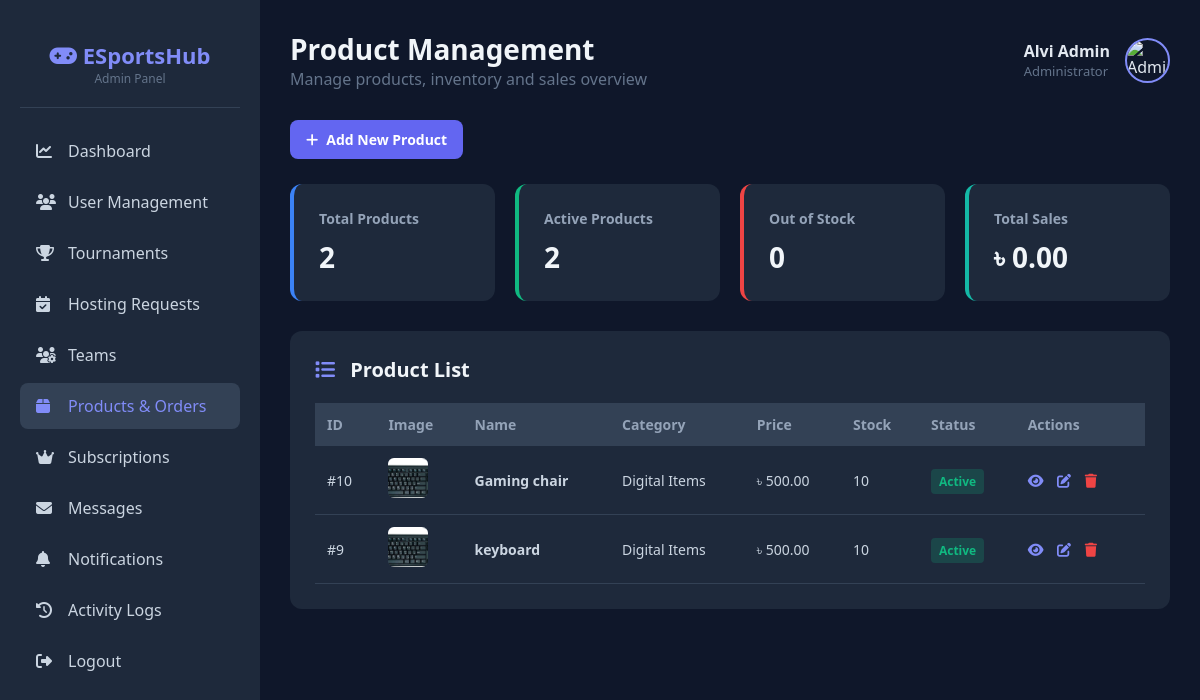
/admin/products.php?error=invalid_product (signed in), run on the app's committed database.
### tables this page shows
CREATE TABLE `products` (
  `product_id` int(11) NOT NULL,
  `product_name` varchar(255) NOT NULL,
  `description` text DEFAULT NULL,
  `category` varchar(100) DEFAULT NULL,
  `price` decimal(10,2) NOT NULL,
  `stock_quantity` int(11) DEFAULT 0,
  `product_image` varchar(255) DEFAULT NULL,
  `is_active` tinyint(1) DEFAULT 1,
  `created_at` timestamp NOT NULL DEFAULT current_timestamp()
);

### admin/products.php (the view, shortened to what this page needs)
<?php
$conn = getConnection();
$totalProducts = $conn->query("SELECT COUNT(*) AS total FROM products")->fetch_assoc()['total'] ?? 0;
$activeProducts = $conn->query("SELECT COUNT(*) AS total FROM products WHERE is_active = 1")->fetch_assoc()['total'] ?? 0;
$outOfStock = $conn->query("SELECT COUNT(*) AS total FROM products WHERE stock_quantity <= 0")->fetch_assoc()['total'] ?? 0;
$totalSales = $conn->query("
    SELECT IFNULL(SUM(oi.quantity * oi.price), 0) AS total
    FROM order_items oi
    JOIN orders o ON o.order_id = oi.order_id
    WHERE o.order_status = 'Delivered'
")->fetch_assoc()['total'];
$products = $conn->query("
    SELECT product_id, product_name, category, price, stock_quantity, is_active, product_image
    FROM products
    ORDER BY product_id DESC
");
$admin_name = $_SESSION['full_name'] ?? 'Admin';
?>
<!DOCTYPE html>
<html lang="en">
<head>
    <link rel="stylesheet" href="https://cdnjs.cloudflare.com/ajax/libs/font-awesome/6.5.0/css/all.min.css">
</head>
<body>
<div class="admin-layout">
    <aside class="admin-sidebar">
        <div class="admin-logo">
            <h2><i class="fas fa-gamepad"></i> ESportsHub</h2>
            <p style="font-size: 12px; color: #64748b;">Admin Panel</p>
        </div>
        <nav class="admin-nav">
            <a href="dashboard.php">
                <i class="fas fa-chart-line"></i> Dashboard
            </a>
            <a href="users.php">
                <i class="fas fa-users"></i> User Management
            </a>
            <a href="tournaments.php">
                <i class="fas fa-trophy"></i> Tournaments
            </a>
            <a href="hosting.php">
                <i class="fas fa-calendar-check"></i> Hosting Requests
            </a>
            <a href="teams.php">
                <i class="fas fa-users-gear"></i> Teams
            </a>
            <a href="products.php" class="active">
                <i class="fas fa-box"></i> Products & Orders
            </a>
            <a href="subscriptions.php">
                <i class="fas fa-crown"></i> Subscriptions
            </a>
            <a href="messages.php">
                <i class="fas fa-envelope"></i> Messages
            </a>
            <a href="notifications.php">
                <i class="fas fa-bell"></i> Notifications
            </a>
            <a href="logs.php">
                <i class="fas fa-history"></i> Activity Logs
            </a>
            <a href="logout.php">
                <i class="fas fa-sign-out-alt"></i> Logout
            </a>
        </nav>
    </aside>
    <main class="admin-content">
        <div class="admin-header">
            <div>
                <h1>Product Management</h1>
                <p style="color:#64748b;">Manage products, inventory and sales overview</p>
            </div>
            <div class="admin-user">
                <div>
                    <div style="font-weight: 600;"><?php echo htmlspecialchars($admin_name); ?></div>
                    <div style="font-size: 13px; color: #64748b;">Administrator</div>
                </div>
                <img src="../assets/images/default-avatar.png" alt="Admin">
            </div>
        </div>
        <div style="margin-bottom: 25px;">
            <a href="add_product.php" class="btn-add">
                <i class="fas fa-plus"></i> Add New Product
            </a>
        </div>
        <div class="stats-grid">
            <div class="stat-card" style="border-left-color: #3b82f6;">
                <h3>Total Products</h3>
                <div class="stat-value"><?php echo $totalProducts; ?></div>
            </div>
            <div class="stat-card" style="border-left-color: #10b981;">
                <h3>Active Products</h3>
                <div class="stat-value"><?php echo $activeProducts; ?></div>
            </div>
            <div class="stat-card" style="border-left-color: #ef4444;">
                <h3>Out of Stock</h3>
                <div class="stat-value"><?php echo $outOfStock; ?></div>
            </div>
            <div class="stat-card" style="border-left-color: #14b8a6;">
                <h3>Total Sales</h3>
                <div class="stat-value">৳ <?php echo number_format($totalSales, 2); ?></div>
            </div>
        </div>
        <div class="table-card">
            <h2><i class="fas fa-list" style="margin-right: 10px; color: #818cf8;"></i> Product List</h2>
            <div style="overflow-x: auto;">
                <table>
                    <thead>
                        <tr>
                            <th>ID</th>
                            <th>Image</th>
                            <th>Name</th>
                            <th>Category</th>
                            <th>Price</th>
                            <th>Stock</th>
                            <th>Status</th>
                            <th>Actions</th>
                        </tr>
                    </thead>
                    <tbody>
                    <?php if ($products && $products->num_rows > 0): ?>
                        <?php while($row = $products->fetch_assoc()): ?>
                            <tr>
                                <td>#<?= $row['product_id']; ?></td>
                                <td>
                                    <img src="../uploads/products/<?= !empty($row['product_image']) ? $row['product_image'] : 'default-product.png'; ?>"
                                         width="40" height="40"
                                         style="object-fit:cover; border-radius:6px; background:#334155;">
                                </td>
                                <td><strong><?= htmlspecialchars($row['product_name']); ?></strong></td>
                                <td><?= htmlspecialchars($row['category']); ?></td>
                                <td>৳ <?= number_format($row['price'], 2); ?></td>
                                <td>
                                    <span style="<?= $row['stock_quantity'] <= 0 ? 'color:#ef4444; font-weight:bold;' : ''; ?>">
                                        <?= $row['stock_quantity']; ?>
                                    </span>
                                </td>
                                <td>
                                    <?php if($row['is_active']): ?>
                                        <span class="badge badge-active">Active</span>
                                    <?php else: ?>
                                        <span class="badge badge-inactive">Inactive</span>
                                    <?php endif; ?>
                                </td>
                                <td class="action-links">
                                    <a href="view_product.php?id=<?= $row['product_id']; ?>" title="View"><i class="fas fa-eye"></i></a>
                                    <a href="edit_product.php?id=<?= $row['product_id']; ?>" title="Edit"><i class="fas fa-edit"></i></a>
                                    <a href="delete_product.php?id=<?= $row['product_id']; ?>"
                                       style="color: #ef4444;"
                                       onclick="return confirm('Are you sure you want to deactivate/delete this product?');" title="Delete">
                                       <i class="fas fa-trash"></i>
                                    </a>
                                </td>
                            </tr>
                        <?php endwhile; ?>
                    <?php else: ?>
                        <tr>
                            <td colspan="8" style="text-align:center; padding: 30px; color: #64748b;">No products found.</td>
                        </tr>
                    <?php endif; ?>
                    </tbody>
                </table>
            </div>
        </div>
    </main>
</div>
</body>
</html>

### admin/products.php (style rules this page uses)
* { margin: 0; padding: 0; box-sizing: border-box; }
body { font-family: 'Segoe UI', Tahoma, Geneva, Verdana, sans-serif; background: #0f172a; color: #e2e8f0; }
.admin-layout { display: flex; min-height: 100vh; }
.admin-sidebar { width: 260px; background: #1e293b; padding: 20px; position: fixed; height: 100vh; overflow-y: auto; }
.admin-logo { text-align: center; padding: 20px 0; border-bottom: 1px solid #334155; margin-bottom: 20px; }
.admin-logo h2 { color: #818cf8; font-size: 22px; }
.admin-nav a { display: flex; align-items: center; padding: 12px 16px; color: #cbd5e1; text-decoration: none; border-radius: 8px; margin-bottom: 5px; transition: all 0.3s; }
.admin-nav a:hover, .admin-nav a.active { background: #334155; color: #818cf8; }
.admin-nav a i { margin-right: 12px; width: 20px; }
.admin-content { margin-left: 260px; flex: 1; padding: 30px; }
.admin-header { display: flex; justify-content: space-between; align-items: center; margin-bottom: 30px; }
.admin-header h1 { font-size: 28px; color: #f1f5f9; }
.admin-user { display: flex; align-items: center; gap: 15px; }
.admin-user img { width: 45px; height: 45px; border-radius: 50%; border: 2px solid #818cf8; }
.stats-grid { display: grid; grid-template-columns: repeat(auto-fit, minmax(200px, 1fr)); gap: 20px; margin-bottom: 30px; }
.stat-card { background: #1e293b; padding: 25px; border-radius: 12px; border-left: 4px solid #06b6d4; }
.stat-card h3 { font-size: 14px; color: #94a3b8; margin-bottom: 10px; }
.stat-card .stat-value { font-size: 28px; font-weight: bold; color: #f1f5f9; }
.table-card { background: #1e293b; padding: 25px; border-radius: 12px; }
.table-card h2 { margin-bottom: 20px; color: #f1f5f9; font-size: 20px; }
table { width: 100%; border-collapse: collapse; }
th { text-align: left; background: #334155; color: #94a3b8; padding: 12px; font-size: 14px; }
td { padding: 12px; border-bottom: 1px solid #334155; font-size: 14px; color: #cbd5e1; }
.badge { padding: 4px 8px; border-radius: 4px; font-size: 12px; font-weight: 600; }
.badge-active { background: rgba(16, 185, 129, 0.2); color: #10b981; }
.btn-add { display: inline-flex; align-items: center; gap: 8px; padding: 10px 16px; background: #6366f1; color: #fff; border-radius: 8px; text-decoration: none; font-weight: 600; font-size: 14px; transition: 0.3s; }
.action-links a { color: #818cf8; text-decoration: none; margin-right: 10px; }

### data on the page
products: product_id "10", product_image (picture), product_name "Gaming chair", category "Digital Items", price "500.00", stock_quantity "10", is_active "Active"
products: product_id "9", product_image (picture), product_name "keyboard", category "Digital Items", price "500.00", stock_quantity "10", is_active "Active"

### other printed values
$admin_name "Alvi Admin"
$totalProducts "2"
$activeProducts "2"
$outOfStock "0"
$totalSales "0.00"
